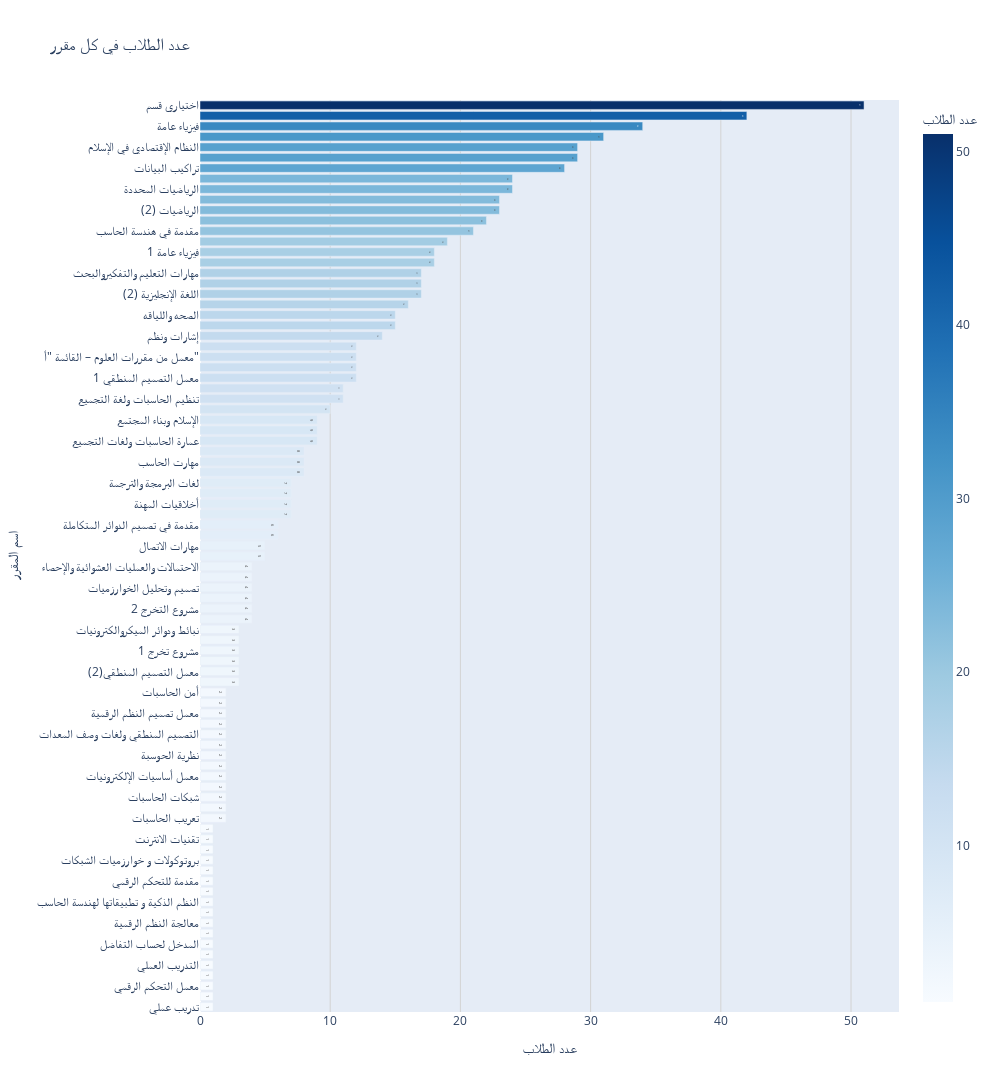

Notebook cell for this chart:
### Markdown cell above
**number of student in each course**

### Code cell
grouped_courses_sorted = grouped_courses.sort_values(by='NumStudents', ascending=True)

fig = px.bar(grouped_courses_sorted,
             x='NumStudents',
             y='CourseName',
             orientation='h',
             text='NumStudents',
             color='NumStudents',
             color_continuous_scale='Blues',
             labels={'NumStudents': 'عدد الطلاب', 'CourseName': 'اسم المقرر'},
             title='عدد الطلاب في كل مقرر',
             width=1000,
             height=1200)

fig.update_layout(
    xaxis_title="عدد الطلاب",
    yaxis_title="اسم المقرر",
    xaxis=dict(showgrid=True, gridwidth=1, gridcolor='lightgray'),
    yaxis=dict(showgrid=False),
    font=dict(size=12)
)

fig.show()

### Figure 1 — Plotly figure (JSON) as saved in the notebook; plotly's stock layout.template omitted (floating-point values rounded to 4 significant figures)
{"data": [{"alignmentgroup": "True", "hovertemplate": "عدد الطلاب=%{marker.color}<br>اسم المقرر=%{y}<extra></extra>", "legendgroup": "", "marker": {"color": [1, 1, 1, 1, 1, 1, 1, 1, 1, 1, 1, 1, 1, 1, 1, 1, 1, 1, 2, 2, 2, 2, 2, 2, 2, 2, 2, 2, 2, 2, 2, 3, 3, 3, 3, 3, 3, 4, 4, 4, 4, 4, 4, 5, 5, 6, 6, 7, 7, 7, 7, 8, 8, 8, 9, 9, 9, 10, 11, 11, 12, 12, 12, 12, 14, 15, 15, 16, 17, 17, 17, 18, 18, 19, 21, 22, 23, 23, 24, 24, 28, 29, 29, 31, 34, 42, 51], "coloraxis": "coloraxis", "pattern": {"shape": ""}}, "name": "", "offsetgroup": "", "orientation": "h", "showlegend": false, "text": [1, 1, 1, 1, 1, 1, 1, 1, 1, 1, 1, 1, 1, 1, 1, 1, 1, 1, 2, 2, 2, 2, 2, 2, 2, 2, 2, 2, 2, 2, 2, 3, 3, 3, 3, 3, 3, 4, 4, 4, 4, 4, 4, 5, 5, 6, 6, 7, 7, 7, 7, 8, 8, 8, 9, 9, 9, 10, 11, 11, 12, 12, 12, 12, 14, 15, 15, 16, 17, 17, 17, 18, 18, 19, 21, 22, 23, 23, 24, 24, 28, 29, 29, 31, 34, 42, 51], "textposition": "auto", "type": "bar", "x": [1, 1, 1, 1, 1, 1, 1, 1, 1, 1, 1, 1, 1, 1, 1, 1, 1, 1, 2, 2, 2, 2, 2, 2, 2, 2, 2, 2, 2, 2, 2, 3, 3, 3, 3, 3, 3, 4, 4, 4, 4, 4, 4, 5, 5, 6, 6, 7, 7, 7, 7, 8, 8, 8, 9, 9, 9, 10, 11, 11, 12, 12, 12, 12, 14, 15, 15, 16, 17, 17, 17, 18, 18, 19, 21, 22, 23, 23, 24, 24, 28, 29, 29, 31, 34, 42, 51], "xaxis": "x", "y": ["تدريب عملي", "تصميم النظم الرقمية", "معمل التحكم الرقمي", "شبكات الحاسب", "التدريب العملي", "معمل التصميم المنطقي", "المدخل لحساب التفاضل", "المهارات اللغوية", "معالجة النظم الرقمية", "اساسيات النبائط الإلكترونية", "النظم الذكية و تطبيقاتها لهندسة الحاسب", "إدارة مشاريع البرمجيات", "مقدمة للتحكم الرقمي", "مواضيع مختارة في علوم الحاسب", "بروتوكولات و خوارزميات الشبكات", "نظم إدارة قواعد البيانات", "تقنيات الانترنت", "الصحة و اللياقة البدنية", "تعريب الحاسبات", "بناء المترجمات", "شبكات الحاسبات", "لغة البرمجة", "معمل أساسيات الإلكترونيات", "مشروع تخرج 2", "نظرية الحوسبة", "معمل الاتصالات الرقمية", "التصميم المنطقي ولغات وصف المعدات", "التصميم المنطقي", "معمل تصميم النظم الرقمية", "مقدمة في الرياضيات (1)", "أمن الحاسبات", "اللغة الانجليزية (1)", "معمل التصميم المنطقي(2)", "المعادلات التفاضلية", "مشروع تخرج 1", "تصميم النظم المتضمنة", "نبائط ودوائر الميكروالكترونيات", "معمل الشبكات", "مشروع التخرج 2", "أخلاقيات الحوسبة وطرق البحث", "تصميم وتحليل الخوارزميات", "تحليل الدائر الكهربائية", "الاحتمالات والعمليات العشوائية والإحصاء", "الاحتمالات والإحصاء الهندسي", "مهارات الاتصال", "مشروع التخرج 1", "مقدمة في تصميم الدوائر المتكاملة", "نظم التشغيل", "أخلاقيات المهنة", "أسس قواعد البيانات", "لغات البرمجة والترجمة", "الرياضيات المتقطعة لعلوم الحاسب", "مهارت الحاسب", "عملي الكيمياء العامة", "عمارة الحاسبات ولغات التجميع", "أسس نظم قواعد البيانات", "الإسلام وبناء المجتمع", "مقرر من مقررات العلوم2 ك– القائمة \"أ\"", "تنظيم الحاسبات ولغة التجميع", "أساسيات الدوائر الكهربائية", "معمل التصميم المنطقي 1", "ريادة الأعمال", "معمل من مقررات العلوم – القائمة \"أ\"", "الذكاء الاصطناعي", "إشارات ونظم", "الكيمياء العامة 1", "الصحه واللياقه", "المدخل إلي الثقافة الاسلامية", "اللغة الإنجليزية (2)", "برمجة حاسبات (1)", "مهارات التعليم والتفكيروالبحث", "التصميم المنطقي 1", "فيزياء عامة 1", "فيزياء عامة (1)", "مقدمة في هندسة الحاسب", "حساب التكامل", "الرياضيات (2)", "هندسة البرمجيات", "الرياضيات المحددة", "أسس النظام السياسي في الإسلام", "تراكيب البيانات", "الجبر الخطي", "النظام الإقتصادي في الإسلام", "برمجة الحاسبات 2", "فيزياء عامة", "حساب التفاضل والتكامل", "اختياري قسم"], "yaxis": "y"}], "layout": {"barmode": "relative", "coloraxis": {"colorbar": {"title": {"text": "عدد الطلاب"}}, "colorscale": [[0, "rgb(247,251,255)"], [0.125, "rgb(222,235,247)"], [0.25, "rgb(198,219,239)"], [0.375, "rgb(158,202,225)"], [0.5, "rgb(107,174,214)"], [0.625, "rgb(66,146,198)"], [0.75, "rgb(33,113,181)"], [0.875, "rgb(8,81,156)"], [1, "rgb(8,48,107)"]]}, "font": {"size": 12}, "height": 1200, "legend": {"tracegroupgap": 0}, "title": {"text": "عدد الطلاب في كل مقرر"}, "width": 1000, "xaxis": {"anchor": "y", "autorange": true, "domain": [0, 1], "gridcolor": "lightgray", "gridwidth": 1, "range": [0, 53.68], "showgrid": true, "title": {"text": "عدد الطلاب"}, "type": "linear"}, "yaxis": {"anchor": "x", "autorange": true, "domain": [0, 1], "range": [-0.5, 86.5], "showgrid": false, "title": {"text": "اسم المقرر"}, "type": "category"}}}
